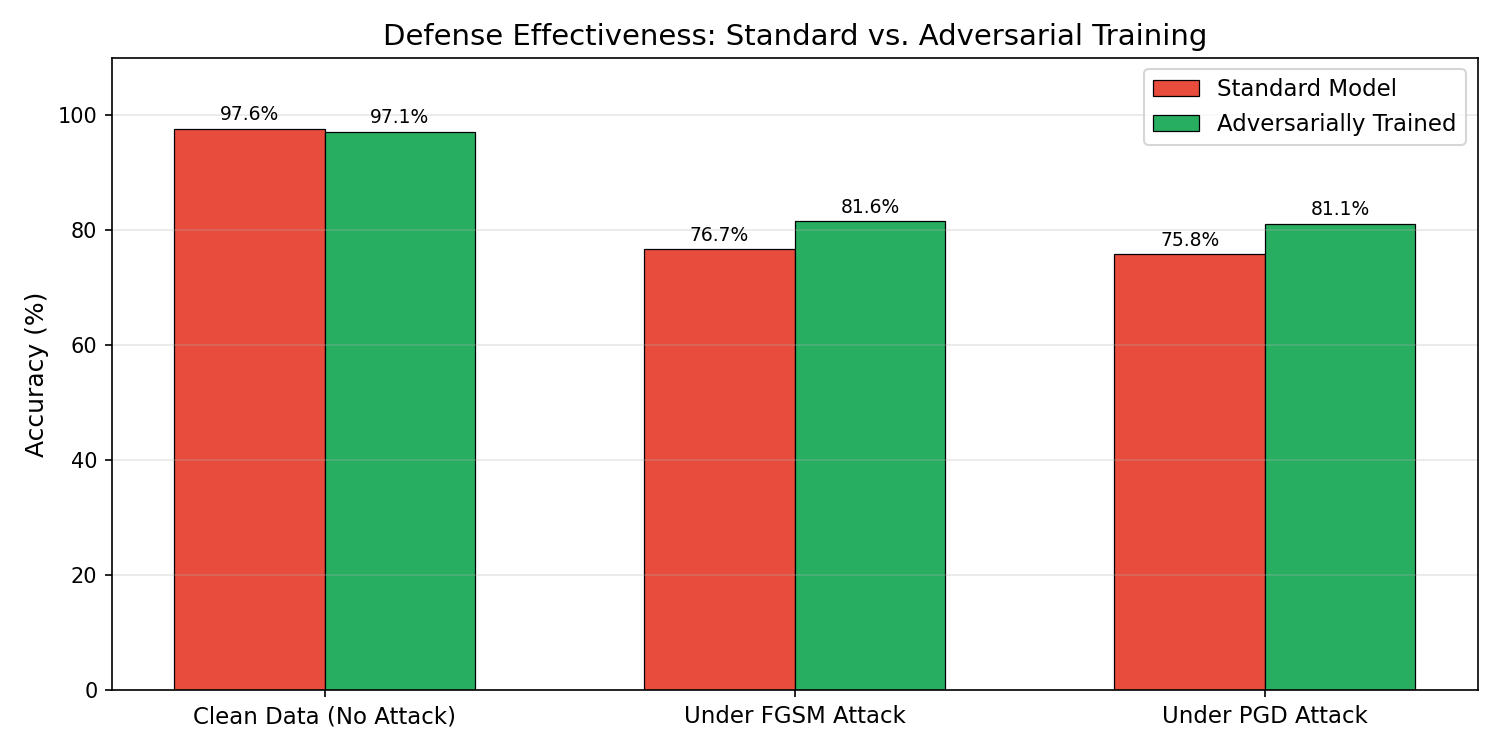

The Python source for this figure:
"""
=============================================================================
  Adversarial Training Defense — Educational Reference Implementation
=============================================================================
  Topic  : Defending Models and Building Robustness
  Method : Adversarial Training (AT)
  Goal   : Train a neural network on both clean AND adversarially perturbed
           inputs so the model learns robust decision boundaries that resist
           gradient-based evasion attacks (FGSM, PGD).

  How Adversarial Training Defends:
  ─────────────────────────────────
  Standard training minimizes loss on clean data only. This leaves the model
  vulnerable to small, carefully crafted input perturbations that cross
  decision boundaries. Adversarial Training reformulates the objective as
  a min-max optimization:

      min_θ  E[ max_{||δ||≤ε}  L(f_θ(x + δ), y) ]

  The INNER loop (max) finds the worst-case perturbation δ for each sample.
  The OUTER loop (min) updates model weights to be correct even under that
  worst-case perturbation. This forces the model to:
    1. Learn smoother, wider decision margins.
    2. Ignore adversarial noise within the ε-ball.
    3. Generalize to unseen perturbations at inference time.
=============================================================================
"""

import numpy as np
import torch
import torch.nn as nn
import torch.optim as optim
from torch.utils.data import DataLoader, TensorDataset
from sklearn.datasets import make_moons
from sklearn.model_selection import train_test_split
from sklearn.preprocessing import StandardScaler
import matplotlib.pyplot as plt
import matplotlib
matplotlib.use('Agg')

# ─── Reproducibility ─────────────────────────────────────────────────────────
torch.manual_seed(42)
np.random.seed(42)

# ══════════════════════════════════════════════════════════════════════════════
# 1. DATA PREPARATION
# ══════════════════════════════════════════════════════════════════════════════

def prepare_data(n_samples=1500):
    """Generate a 2-class, 2D dataset (easy to visualize decision boundaries)."""
    X, y = make_moons(n_samples=n_samples, noise=0.2, random_state=42)
    scaler = StandardScaler()
    X = scaler.fit_transform(X)

    X_train, X_test, y_train, y_test = train_test_split(
        X, y, test_size=0.3, random_state=42
    )

    def to_loader(X, y, batch=64):
        return DataLoader(
            TensorDataset(
                torch.tensor(X, dtype=torch.float32),
                torch.tensor(y, dtype=torch.long),
            ),
            batch_size=batch, shuffle=True,
        )

    return to_loader(X_train, y_train), to_loader(X_test, y_test), scaler


# ══════════════════════════════════════════════════════════════════════════════
# 2. MODEL DEFINITION
# ══════════════════════════════════════════════════════════════════════════════

class SimpleClassifier(nn.Module):
    """Small MLP — intentionally simple to make the defense effect obvious."""
    def __init__(self):
        super().__init__()
        self.net = nn.Sequential(
            nn.Linear(2, 64), nn.ReLU(),
            nn.Linear(64, 32), nn.ReLU(),
            nn.Linear(32, 2),
        )

    def forward(self, x):
        return self.net(x)


# ══════════════════════════════════════════════════════════════════════════════
# 3. ATTACK IMPLEMENTATIONS  (used both to ATTACK and to TRAIN-with)
# ══════════════════════════════════════════════════════════════════════════════

def fgsm_attack(model, x, y, epsilon=0.3):
    """
    Fast Gradient Sign Method (single-step).
    Perturbs input in the direction that maximizes the loss.
    """
    x_adv = x.clone().detach().requires_grad_(True)
    loss = nn.CrossEntropyLoss()(model(x_adv), y)
    loss.backward()
    perturbation = epsilon * x_adv.grad.sign()
    return (x_adv + perturbation).detach()


def pgd_attack(model, x, y, epsilon=0.3, alpha=0.05, steps=10):
    """
    Projected Gradient Descent (multi-step — stronger attack).
    Iteratively refines the perturbation, projecting back into ε-ball.
    """
    x_adv = x.clone().detach()
    for _ in range(steps):
        x_adv.requires_grad_(True)
        loss = nn.CrossEntropyLoss()(model(x_adv), y)
        loss.backward()
        x_adv = (x_adv + alpha * x_adv.grad.sign()).detach()
        # Project back into the ε-ball around the original input
        x_adv = torch.clamp(x_adv, x - epsilon, x + epsilon)
    return x_adv


# ══════════════════════════════════════════════════════════════════════════════
# 4. TRAINING ROUTINES
# ══════════════════════════════════════════════════════════════════════════════

def train_standard(model, loader, epochs=30, lr=0.01):
    """Standard (vanilla) training — no adversarial examples."""
    optimizer = optim.Adam(model.parameters(), lr=lr)
    criterion = nn.CrossEntropyLoss()

    for epoch in range(epochs):
        total_loss = 0
        for xb, yb in loader:
            optimizer.zero_grad()
            loss = criterion(model(xb), yb)
            loss.backward()
            optimizer.step()
            total_loss += loss.item()
        if (epoch + 1) % 10 == 0:
            print(f"  [Standard] Epoch {epoch+1:>2}/{epochs}  Loss: {total_loss/len(loader):.4f}")


def train_adversarial(model, loader, epochs=30, lr=0.01, epsilon=0.3):
    """
    Adversarial Training — the DEFENSE.
    Each mini-batch goes through an inner maximization (PGD) before
    the model weights are updated on the worst-case examples.
    """
    optimizer = optim.Adam(model.parameters(), lr=lr)
    criterion = nn.CrossEntropyLoss()

    for epoch in range(epochs):
        total_loss = 0
        for xb, yb in loader:
            # ── Inner Maximization: find worst-case perturbation ──
            x_adv = pgd_attack(model, xb, yb, epsilon=epsilon, alpha=0.05, steps=7)

            # ── Outer Minimization: train on BOTH clean + adversarial ──
            optimizer.zero_grad()
            loss_clean = criterion(model(xb), yb)
            loss_adv   = criterion(model(x_adv), yb)
            loss = 0.5 * loss_clean + 0.5 * loss_adv   # balanced objective
            loss.backward()
            optimizer.step()
            total_loss += loss.item()
        if (epoch + 1) % 10 == 0:
            print(f"  [Adversarial] Epoch {epoch+1:>2}/{epochs}  Loss: {total_loss/len(loader):.4f}")


# ══════════════════════════════════════════════════════════════════════════════
# 5. EVALUATION & VISUALIZATION
# ══════════════════════════════════════════════════════════════════════════════

@torch.no_grad()
def evaluate(model, loader, attack_fn=None, epsilon=0.3):
    """Returns accuracy — optionally under a specified attack."""
    correct, total = 0, 0
    for xb, yb in loader:
        if attack_fn is not None:
            model.eval()
            # Re-enable grads only for generating attack
            with torch.enable_grad():
                xb = attack_fn(model, xb, yb, epsilon=epsilon)
        preds = model(xb).argmax(dim=1)
        correct += (preds == yb).sum().item()
        total += yb.size(0)
    return correct / total


def plot_comparison(results, save_path="adversarial_training_defense.png"):
    """Bar chart comparing standard vs. adversarially trained model."""
    scenarios = list(results.keys())
    std_accs  = [results[s]["Standard"]     * 100 for s in scenarios]
    adv_accs  = [results[s]["Adversarial"]  * 100 for s in scenarios]

    x = np.arange(len(scenarios))
    width = 0.32

    fig, ax = plt.subplots(figsize=(10, 5))
    bars1 = ax.bar(x - width/2, std_accs, width, label="Standard Model",
                   color="#e74c3c", edgecolor="black", linewidth=0.6)
    bars2 = ax.bar(x + width/2, adv_accs, width, label="Adversarially Trained",
                   color="#27ae60", edgecolor="black", linewidth=0.6)

    # Annotate bars
    for bar in bars1 + bars2:
        ax.text(bar.get_x() + bar.get_width()/2, bar.get_height() + 0.8,
                f"{bar.get_height():.1f}%", ha='center', va='bottom', fontsize=9)

    ax.set_ylabel("Accuracy (%)", fontsize=12)
    ax.set_title("Defense Effectiveness: Standard vs. Adversarial Training", fontsize=14)
    ax.set_xticks(x)
    ax.set_xticklabels(scenarios, fontsize=11)
    ax.set_ylim(0, 110)
    ax.legend(fontsize=11)
    ax.grid(axis='y', alpha=0.3)
    plt.tight_layout()
    plt.savefig(save_path, dpi=150)
    print(f"\n[OK] Comparison chart saved: {save_path}")


# ==============================================================================
# 6. MAIN -- RUN THE FULL EXPERIMENT
# ==============================================================================

def main():
    EPSILON = 0.3   # perturbation budget (Linf ball radius)

    print("=" * 65)
    print("  ADVERSARIAL TRAINING DEFENSE -- Educational Reference")
    print("=" * 65)

    # -- Data ------------------------------------------------------------------
    train_loader, test_loader, _ = prepare_data()

    # -- Train: Standard Model -------------------------------------------------
    print("\n>> Phase 1: Training Standard (Undefended) Model")
    std_model = SimpleClassifier()
    train_standard(std_model, train_loader, epochs=30)

    # -- Train: Adversarially Trained Model ------------------------------------
    print("\n>> Phase 2: Training Adversarially Hardened Model")
    adv_model = SimpleClassifier()
    train_adversarial(adv_model, train_loader, epochs=30, epsilon=EPSILON)

    # -- Evaluate both models under multiple conditions ------------------------
    print("\n>> Phase 3: Evaluating Robustness")
    print("-" * 55)

    results = {}

    # Scenario A -- Clean (no attack)
    std_clean = evaluate(std_model, test_loader)
    adv_clean = evaluate(adv_model, test_loader)
    results["Clean Data (No Attack)"] = {"Standard": std_clean, "Adversarial": adv_clean}
    print(f"  Clean Data       | Standard: {std_clean:.2%}  | Robust: {adv_clean:.2%}")

    # Scenario B -- FGSM attack
    std_fgsm = evaluate(std_model, test_loader, attack_fn=fgsm_attack, epsilon=EPSILON)
    adv_fgsm = evaluate(adv_model, test_loader, attack_fn=fgsm_attack, epsilon=EPSILON)
    results["Under FGSM Attack"] = {"Standard": std_fgsm, "Adversarial": adv_fgsm}
    print(f"  FGSM Attack      | Standard: {std_fgsm:.2%}  | Robust: {adv_fgsm:.2%}")

    # Scenario C -- PGD attack (stronger)
    std_pgd = evaluate(std_model, test_loader, attack_fn=pgd_attack, epsilon=EPSILON)
    adv_pgd = evaluate(adv_model, test_loader, attack_fn=pgd_attack, epsilon=EPSILON)
    results["Under PGD Attack"] = {"Standard": std_pgd, "Adversarial": adv_pgd}
    print(f"  PGD Attack       | Standard: {std_pgd:.2%}  | Robust: {adv_pgd:.2%}")

    print("-" * 55)

    # -- Visualize -------------------------------------------------------------
    plot_comparison(results)

    # -- Summary ---------------------------------------------------------------
    print("\n" + "=" * 63)
    print("       HOW ADVERSARIAL TRAINING DEFENDS")
    print("=" * 63)
    print("")
    print("  1. WIDER DECISION MARGINS")
    print("     By training on worst-case perturbations, the model")
    print("     pushes decision boundaries AWAY from data points,")
    print("     making small perturbations insufficient to flip class.")
    print("")
    print("  2. SMOOTHER LOSS LANDSCAPE")
    print("     Standard models have sharp, jagged loss surfaces.")
    print("     AT smooths these out, removing the 'footholds' that")
    print("     gradient-based attacks exploit.")
    print("")
    print("  3. REDUCED GRADIENT SENSITIVITY")
    print("     AT makes gradients less informative for attackers,")
    print("     which also partially defends against Model Inversion")
    print("     attacks that rely on gradient signals.")
    print("")
    print("  4. CERTIFIED ROBUSTNESS (within epsilon-ball)")
    print("     For any perturbation ||delta|| <= epsilon, the adversarially")
    print("     trained model is optimized to maintain its prediction,")
    print("     providing a practical robustness guarantee.")
    print("")
    print("-" * 63)
    print("  KEY METRICS:")
    fgsm_gain = (adv_fgsm - std_fgsm) * 100
    pgd_gain  = (adv_pgd  - std_pgd)  * 100
    print(f"  FGSM robustness gain: +{fgsm_gain:.1f}%  (AT vs Standard)")
    print(f"  PGD  robustness gain: +{pgd_gain:.1f}%  (AT vs Standard)")
    print("=" * 63)


if __name__ == "__main__":
    main()
